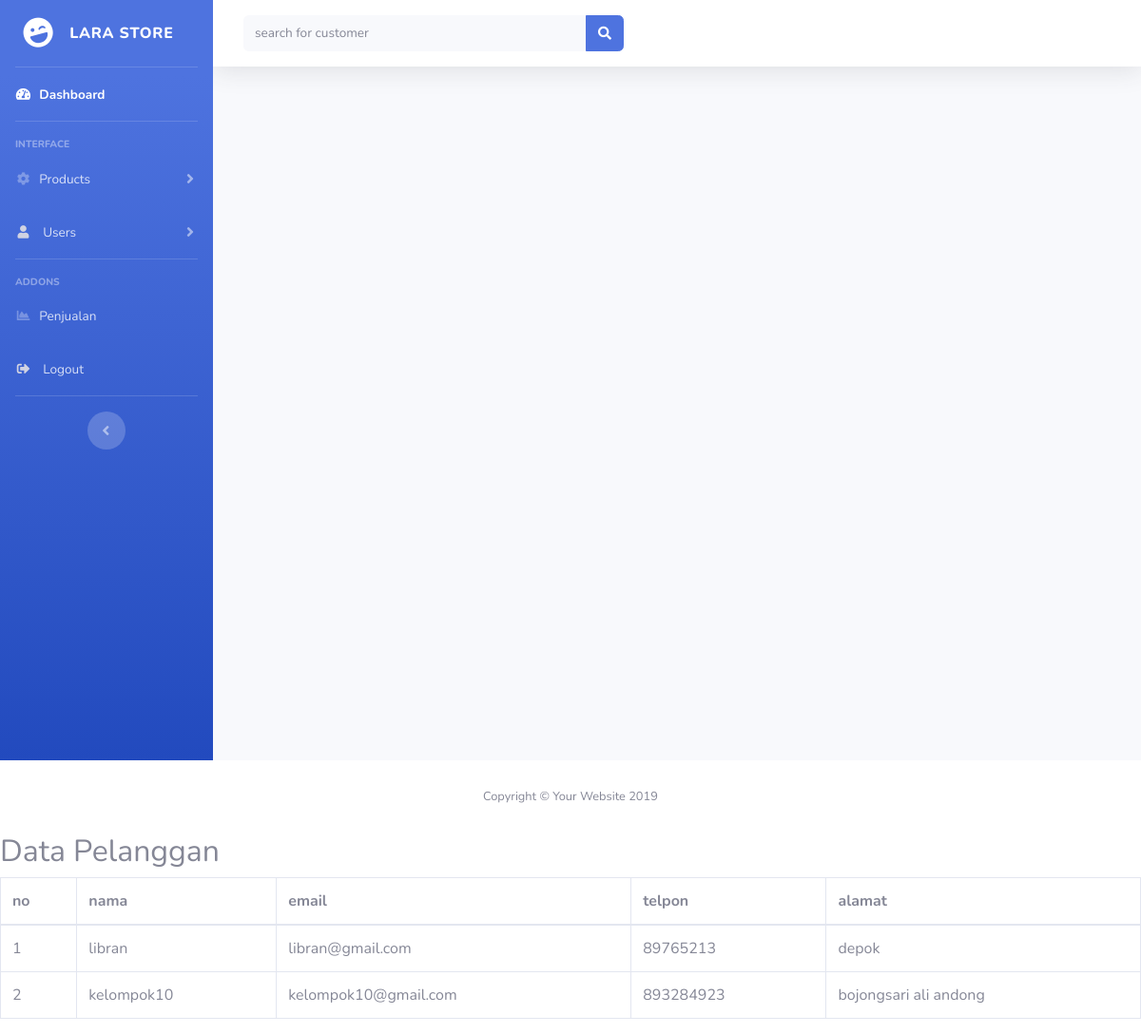
Screenshot of /Admin/pelanggan.php (signed in) with the database file from the repository.
### tables this page shows
CREATE TABLE `pelanggan` (
  `id_pelanggan` int(11) NOT NULL,
  `nama_pelanggan` varchar(80) NOT NULL,
  `email_pelanggan` varchar(80) NOT NULL,
  `password_pelanggan` varchar(80) NOT NULL,
  `telepon_pelanggan` int(11) NOT NULL,
  `alamat` text NOT NULL
);

### Admin/pelanggan.php (the view)
<?php
require_once 'index.php';
$data = $koneksi-> query ("SELECT * FROM pelanggan");
?>
<h2>Data Pelanggan</h2>
<table class="table table-bordered">
    <thead>
        <tr>
            <th>no</th>
            <th>nama </th>
            <th>email</th>
            <th>telpon</th>
            <th>alamat</th>
        </tr>
    </thead>
    <tbody>
    <?php $nomor=1; ?>
    <?php foreach ( $data as $pecah) : ?>
        <tr>
        <td><?php echo $nomor ?> </td>
            <td><?php echo $pecah['nama_pelanggan']; ?></td>
            <td><?php echo $pecah['email_pelanggan']; ?></td>
            <td><?php echo $pecah['telepon_pelanggan']; ?></td>
            <td><?php echo $pecah['alamat']; ?></td>
        </tr>
        <?php $nomor++ ?>
    <?php endforeach ?>
    </tbody>
</table>

### rows the page displays
pelanggan: nama_pelanggan "libran", email_pelanggan "libran@gmail.com", telepon_pelanggan "89765213", alamat "depok"
pelanggan: nama_pelanggan "kelompok10", email_pelanggan "kelompok10@gmail.com", telepon_pelanggan "893284923", alamat "bojongsari ali andong"
